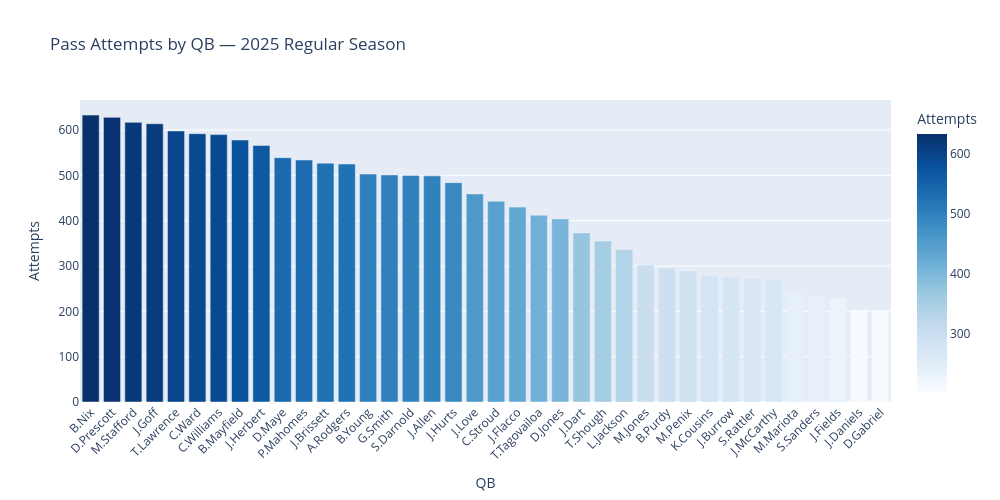

The cell this chart's notebook holds for it:
### Markdown cell above
## 2. Play-Level Distributions

Let's get a feel for the data before aggregating to the QB level.

### Code cell
# Attempts per QB
attempts = df.groupby('passer_player_name').size().sort_values(ascending=False).reset_index()
attempts.columns = ['QB', 'Attempts']

fig = px.bar(attempts, x='QB', y='Attempts',
             title='Pass Attempts by QB — 2025 Regular Season',
             color='Attempts', color_continuous_scale='blues')
fig.update_layout(xaxis_tickangle=-45, width=1000, height=500)
fig.show()

### Figure 1 — Plotly figure (JSON) as saved in the notebook; plotly's stock layout.template omitted (floating-point values rounded to 4 significant figures)
{"data": [{"hovertemplate": "QB=%{x}<br>Attempts=%{marker.color}<extra></extra>", "legendgroup": "", "marker": {"color": [633, 628, 617, 614, 598, 592, 590, 578, 566, 539, 534, 527, 525, 503, 501, 500, 499, 484, 459, 443, 430, 412, 404, 373, 355, 336, 302, 295, 289, 279, 276, 272, 270, 241, 235, 229, 204, 203], "coloraxis": "coloraxis", "pattern": {"shape": ""}}, "name": "", "orientation": "v", "showlegend": false, "textposition": "auto", "type": "bar", "x": ["B.Nix", "D.Prescott", "M.Stafford", "J.Goff", "T.Lawrence", "C.Ward", "C.Williams", "B.Mayfield", "J.Herbert", "D.Maye", "P.Mahomes", "J.Brissett", "A.Rodgers", "B.Young", "G.Smith", "S.Darnold", "J.Allen", "J.Hurts", "J.Love", "C.Stroud", "J.Flacco", "T.Tagovailoa", "D.Jones", "J.Dart", "T.Shough", "L.Jackson", "M.Jones", "B.Purdy", "M.Penix", "K.Cousins", "J.Burrow", "S.Rattler", "J.McCarthy", "M.Mariota", "S.Sanders", "J.Fields", "J.Daniels", "D.Gabriel"], "xaxis": "x", "y": [633, 628, 617, 614, 598, 592, 590, 578, 566, 539, 534, 527, 525, 503, 501, 500, 499, 484, 459, 443, 430, 412, 404, 373, 355, 336, 302, 295, 289, 279, 276, 272, 270, 241, 235, 229, 204, 203], "yaxis": "y"}], "layout": {"barmode": "relative", "coloraxis": {"colorbar": {"title": {"text": "Attempts"}}, "colorscale": [[0, "rgb(247,251,255)"], [0.125, "rgb(222,235,247)"], [0.25, "rgb(198,219,239)"], [0.375, "rgb(158,202,225)"], [0.5, "rgb(107,174,214)"], [0.625, "rgb(66,146,198)"], [0.75, "rgb(33,113,181)"], [0.875, "rgb(8,81,156)"], [1, "rgb(8,48,107)"]]}, "height": 500, "legend": {"tracegroupgap": 0}, "title": {"text": "Pass Attempts by QB — 2025 Regular Season"}, "width": 1000, "xaxis": {"anchor": "y", "domain": [0, 1], "tickangle": -45, "title": {"text": "QB"}}, "yaxis": {"anchor": "x", "domain": [0, 1], "title": {"text": "Attempts"}}}}
